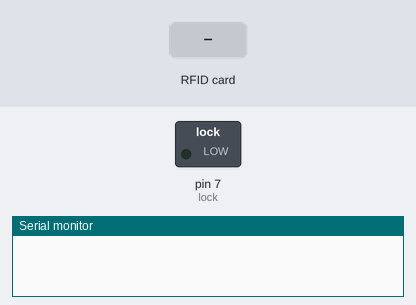
Recording of a sketch running on a simulated Arduino Uno, built with avr-gcc and run on an emulated ATmega328P. Parts: switched loads named in the sketch (green lamp = pin HIGH), the last lines printed to the serial monitor. The inputs (shaded band) are chosen by the test bench. Pins used as bus, display or sensor lines are not drawn.

Above: at 1.2 s.
1.3 s: RFID card E1 99 31 2D held to the reader
At 1.7 s:
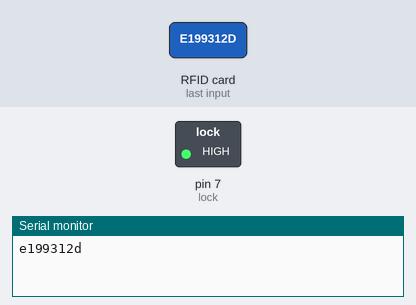
3.3 s: RFID card FB EC B6 73 held to the reader
At 9.4 s:
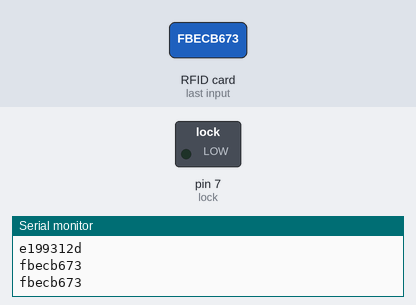
Timing chart, 0 to 10.8 s (numbered marks = the images above; inputs shaded):
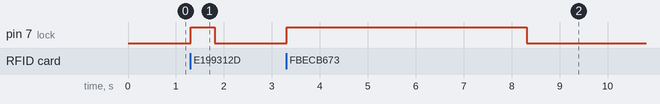

Measured:
- after the input at 1.3 s, pin 7 (lock): LOW → HIGH at once, → LOW 0.50 s later
- after the input at 3.3 s, pin 7 (lock): LOW → HIGH at once, → LOW 5.0 s later

The sketch:

rfidSwitch.ino
```cpp
/*
 * ----------------------------------------------------------------------------
 * This sketch uses the MFRC522 library ; see https://github.com/miguelbalboa/rfid
 * for further details and other examples.
 *
 * NOTE: The library file MFRC522.h has a lot of useful info. Please read it.
 *
 * This sketch show a simple locking mechanism using the RC522 RFID module.
 * ----------------------------------------------------------------------------
 * Typical pin layout used:
 * -----------------------------------------------------------------------------------------
 *             MFRC522      Arduino       Arduino   Arduino    Arduino          Arduino
 *             Reader/PCD   Uno           Mega      Nano v3    Leonardo/Micro   Pro Micro
 * Signal      Pin          Pin           Pin       Pin        Pin              Pin
 * -----------------------------------------------------------------------------------------
 * RST/Reset   RST          9             5         D9         RESET/ICSP-5     RST
 * SPI SS      SDA(SS)      10            53        D10        10               10
 * SPI MOSI    MOSI         11 / ICSP-4   51        D11        ICSP-4           16
 * SPI MISO    MISO         12 / ICSP-1   50        D12        ICSP-1           14
 * SPI SCK     SCK          13 / ICSP-3   52        D13        ICSP-3           15
 *
 */
#include <SPI.h>
#include <MFRC522.h>

#define RST_PIN         9           // Configurable, see typical pin layout above
#define SS_PIN          10          // Configurable, see typical pin layout above

MFRC522 mfrc522(SS_PIN, RST_PIN);   // Create MFRC522 instance.

String read_rfid;                   // Add how many you need and don't forget to include the UID.
String ok_rfid_1="e199312d";        // This is for my main RFID Card. aka. The one I will be using to turn on my PC. Can also be used to shut it down if you want to.
String ok_rfid_2="fbecb673";        // This is for the RFID Keyfob. aka. Shutdown Keyfob. Not advisable tho. Just shutdown your PC normally.
int lock = 7;                       // For the Card.
int lock2 = 7;                      // For the Keyfob.
/*
 * Initialize.
 */
void setup() {
    Serial.begin(9600);         // Initialize serial communications with the PC
    while (!Serial);            // Do nothing if no serial port is opened (added for Arduinos based on ATMEGA32U4)
    SPI.begin();                // Init SPI bus
    mfrc522.PCD_Init();         // Init MFRC522 card

    //Choose which lock below:
    pinMode(lock, OUTPUT);
    pinMode(lock2, OUTPUT);
}
/*
 * Helper routine to dump a byte array as hex values to Serial.
 */
void dump_byte_array(byte *buffer, byte bufferSize) {
    read_rfid="";
    for (byte i = 0; i < bufferSize; i++) {
        read_rfid=read_rfid + String(buffer[i], HEX);
    }
}

void open_lock() {
  //Use this routine when working with Relays and Solenoids etc.
  digitalWrite(lock,HIGH);
  delay(500);
  digitalWrite(lock,LOW);
}


void close_lock2() {          // You can also just use the card to shutdown your PC. This is just for those moments that you really need to shut it down quickly.
  //Use this routine when working with Relays and Solenoids etc.
  digitalWrite(lock2, HIGH);
  delay(5000);
  digitalWrite(lock2,LOW);
}


void loop() {

      // Look for new cards
    if ( ! mfrc522.PICC_IsNewCardPresent())
        return;

    // Select one of the cards
    if ( ! mfrc522.PICC_ReadCardSerial())
        return;

    dump_byte_array(mfrc522.uid.uidByte, mfrc522.uid.size);
    Serial.println(read_rfid);
    if (read_rfid==ok_rfid_1) {
      //ok, open the door.
      open_lock();
    }

    Serial.println(read_rfid);
    if (read_rfid==ok_rfid_2) {
      //ok, open the door.
      close_lock2();
    }
    //Add below as many "keys" as you want
    //if (read_rfid==ok_rfid_2) {
      //also ok, open the door
    //  open_lock();
    //}
    // else not needed. Anything else is not ok, and will not open the door...
}
```
